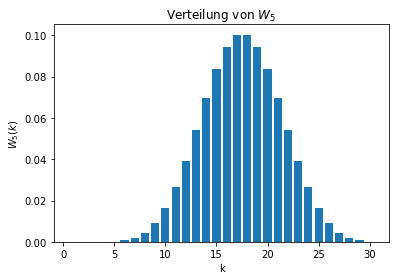

Reproduce this figure in Python.
# -*- coding: utf-8 -*-
import matplotlib.pyplot as plt
import numpy as np
import pandas as pd
"""
Spyder Editor

This is a temporary script file.
"""
def calcSum(n, k):
    result = 0
    for j in range(1, 7):
        for x in table:
            if (x[0] == n-1 and x[1] == k-j):
                result += x[2]
    return result

n = list(range(1, 41))

table = []

# Triple (n, k, P(W_n = k))
# insert n=1 manually
for i in range(1, 7):
    table.append((1, i, 1/6))

for i in range(2, 41):
    for k in range(1, i * 6 + 1):
        sum = 1/6 * calcSum(i, k)
        table.append((i, k, sum)) 

values = []
for x in table:
    if x[0] == 5:
        values.append((x[1], x[2]))

values = pd.DataFrame(values)
x = values[0]
y = values[1]

print(values)
plt.figure()

plt.xlabel('k')
plt.ylabel('$W_5(k)$')
plt.title('Verteilung von $W_5$')

plt.bar(x, y)
plt.show()

def verteilungs_funktion(x_param, y_param):
    x_values = range(0, len(x_param))
    y_values = []
    for y in y_param:
        if y == y_param.__getitem__(0):
            y_values.append(y)
        else:
            y_values.append(y + y_values.__getitem__(len(y_values) - 1))

    for line in x_values:
        x = np.linspace(line, line + 1)
        y = np.linspace(y_values.__getitem__(line), y_values.__getitem__(line))
        plt.plot(x, y, color='blue')
    plt.scatter(x_values, y_values, color='blue')
    plt.xticks(x_values,x_param,rotation=90)
    plt.xlabel('k')
    plt.ylabel('$\mathbb{P}(W_5 = k)$')
    plt.title('Diagramm der Verteilugnsfunktion für $\mathbb{P}(W_5 = k)$')
    plt.grid()
    plt.show()

verteilungs_funktion(x, y)
